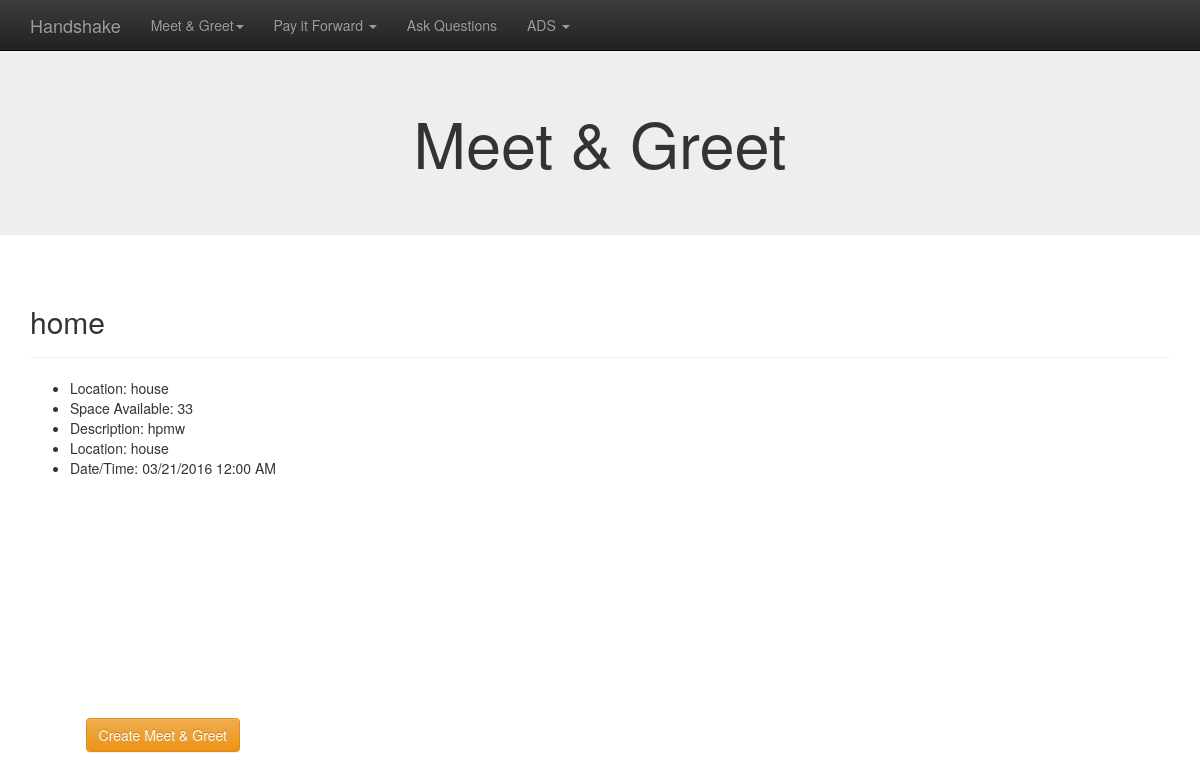
The app's page /view_meetup.php?id=13 with its own data.
### tables this page shows
CREATE TABLE `meetup` (
  `id` int(11) NOT NULL AUTO_INCREMENT,
  `eventname` varchar(45) NOT NULL,
  `location` varchar(45) DEFAULT NULL,
  `space` varchar(45) DEFAULT NULL,
  `eventdescription` varchar(45) DEFAULT NULL,
  `startdate` varchar(45) DEFAULT NULL,
  PRIMARY KEY (`id`)
);

### view_meetup.php (the view, shortened to what this page needs)
<?php
include("include/db.php");
$id = $_GET['id'];
    $query = "SELECT * FROM meetup WHERE id = ".$id;
$result = mysqli_query($conn, $query);
$row = mysqli_fetch_array($result)
?>
<!DOCTYPE html>
<html lang="en">
<head>
<?php include("include/header.php"); ?>
	<?php include("include/header.php"); ?>
</head>
<body data-spy="scroll" data-target="#my-navbar">
<?php include("include/header.php"); ?>
  <?php include("include/nav.php"); ?>
  	<div class="jumbotron">
  		<div class="container text-center">
  			<h1>Meet &amp; Greet</h1>
  		</div>
  	</div>
  <div class="container">
    <section>
      <div class="page-header" id="contact">
          <h2><?php echo $row['eventname']; ?></h2>
      </div>
       <ul class="list">
          <li>Location: <?php echo $row['location']; ?><br/></li>
          <li>Space Available: <?php echo $row['space']; ?><br/></li>
          <li>Description: <?php echo $row['eventdescription']; ?><br/></li>
          <li>Location: <?php echo $row['location']; ?><br/></li>
          <li>Date/Time: <?php echo $row['startdate']; ?><br/></li>
        </ul>
    <footer>
<a href="create_meetup.php" class="button1 btn btn-warning navbar-btn navbar-left">Create Meet &amp; Greet</a>
    </footer>
</body>
</html>

### css/custom.css (style rules this page uses)
.jumbotron { font-size:70px; }

### view_meetup.php (style rules this page uses)
body { padding-top: 40px; }
.button1 { position:absolute; bottom: 5%; right:80%; }

### records on screen
meetup: eventname "home", location "house", space "33", eventdescription "hpmw", startdate "03/21/2016 12:00 AM"
